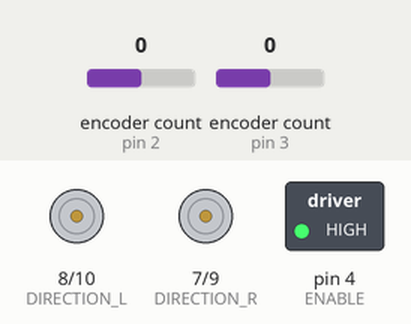
Recording of a sketch running on a simulated Arduino Uno, built with avr-gcc and run on an emulated ATmega328P. Parts: direction and speed pins drawn as motors (green arrow = direction pin HIGH = forward, orange = LOW = backward, longer = more drive), switched loads named in the sketch (green lamp = pin HIGH). The inputs (shaded band) are chosen by the test bench; at power-on: encoder count (sensors on pin 2, pin 3) 0. What the sketch prints to the serial monitor is not drawn.

Above: at 0.1 s.
At 1.1 s:
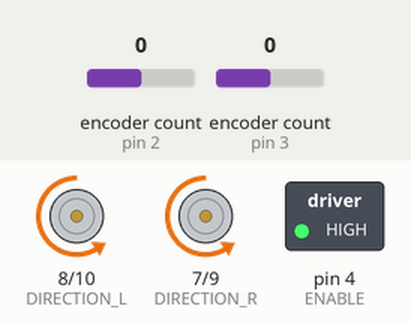
Timing chart, 0 to 2.6 s (numbered marks = the images above):
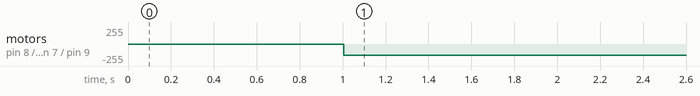

The sketch:

IdentifySpeed.ino
```cpp
/* IdentifySpeed.ino
 *
 * Purpose : This code is used to determine the transfer function for voltage to
 * robot speed.
 *
 */

 // libraries
#include <Encoder.h>

// constants
#define SAMPLE_TIME     10    // sampling time in milliseconds
#define STEP_VOLTAGE    5     // step voltage into the motor
#define MAX_VOLTAGE     7.5   // maximum voltage of the input into the motor
#define WHEEL_RADIUS    0.075   // radius of wheel in meters
#define RAD_IN_DEG      0.01745329  // used for converting degrees to radians.
#define START_DELAY     1000  // start delay in millisconds

// pins
#define CHANNEL_RA      2     // encoder input pin for right motor channel A
#define CHANNEL_LA      3     // encoder input pin for left motor channel A
#define CHANNEL_RB      5     // encoder input pin for right motor channel B
#define CHANNEL_LB      6     // encoder input pin for left motor channel B
#define ENABLE          4     // enables right motor

#define DIRECTION_R     7     // right motor direction
#define DIRECTION_L     8     // left motor direction
#define SPEED_R         9    // PWM pin for right motor speed
#define SPEED_L         10    // PWM pin for left motor speed

// sets encoder functions
Encoder rightEnc(CHANNEL_RA, CHANNEL_RB);
Encoder leftEnc(CHANNEL_LA, CHANNEL_LB);

void setup() {

  // serial communication initialization
  Serial.begin(115200);

  // assigns pins as either inputs or outputs
  pinMode(CHANNEL_RA, INPUT);
  pinMode(CHANNEL_LA, INPUT);
  pinMode(CHANNEL_RB, INPUT);
  pinMode(CHANNEL_LB, INPUT);
  pinMode(ENABLE, OUTPUT);
  pinMode(DIRECTION_R, OUTPUT);
  pinMode(DIRECTION_L, OUTPUT);
  pinMode(SPEED_R, OUTPUT);
  pinMode(SPEED_L, OUTPUT);

  // enables motors
  digitalWrite(ENABLE, HIGH);

  // writes direction to motor
  digitalWrite(DIRECTION_R, LOW);
  digitalWrite(DIRECTION_L, LOW);

} // end of setup

void loop() {

    // static variables
    static unsigned long currentTime = 0;
    static double newDeg_R = 0;
    static double newDeg_L = 0;
    static double oldDeg_R = 0;
    static double oldDeg_L = 0;
    static double angVel_R = 0;
    static double angVel_L = 0;
    static double velocity = 0; // velocity in meters per second

    // measures time for delay
    currentTime = millis();

    // starts motor after appropriate time delay
    if (millis() >= START_DELAY) {
      analogWrite(SPEED_R, ((STEP_VOLTAGE * 255) / MAX_VOLTAGE));
      analogWrite(SPEED_L, ((STEP_VOLTAGE * 255) / MAX_VOLTAGE));
    }

    // takes sample of angular velocity
    newDeg_R = ((double)rightEnc.read() * 360) / 3200;
    newDeg_L = ((double)leftEnc.read() * 360) / 3200;

    // calculates angular velocity and straightforward velocity
    angVel_R = (1000 * (newDeg_R - oldDeg_R)) / SAMPLE_TIME;
    angVel_L = (1000 * (newDeg_L - oldDeg_L)) / SAMPLE_TIME;
    velocity = WHEEL_RADIUS * (angVel_R - angVel_L) * 0.5 * RAD_IN_DEG;

    // displays samples
    Serial.print((double)currentTime / 1000); // sample time in seconds
    Serial.print("\t");
    Serial.print(velocity);
    Serial.print("\n\r");

    // reassigns old degree variables
    oldDeg_R = newDeg_R;
    oldDeg_L = newDeg_L;

    // ensures function isn't taking too long
    if (millis() > (currentTime + SAMPLE_TIME)) Serial.println("ERROR: Under Sampling!");

    // creates delay of SAMPLE_TIME ms
    while(millis() < (currentTime + SAMPLE_TIME));

} // end of loop
```

Measured:
- by itself, motor on pin 8 (DIRECTION_L) / pin 10 (SPEED_L), motor on pin 7 (DIRECTION_R) / pin 9 (SPEED_R): stopped → backward 170/255 at 1.0 s
